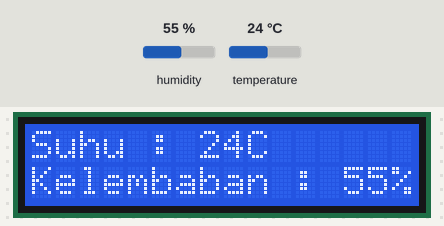
Recording of a sketch running on a simulated Arduino Uno, built with avr-gcc and run on an emulated ATmega328P. On the bench: 16×2 character LCD. The test bench sets the inputs (shaded band); at power-on: humidity 55 %, temperature 24 °C. What the sketch prints to the serial monitor is not drawn.

Above: at 1.2 s.
1.3 s: humidity set to 22 %
At 3.6 s:
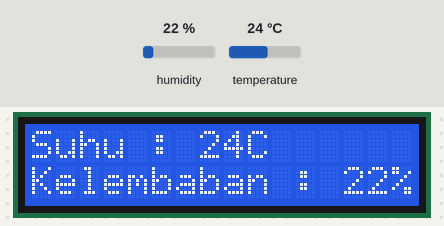
4.0 s: temperature set to 12 °C
At 4.5 s:
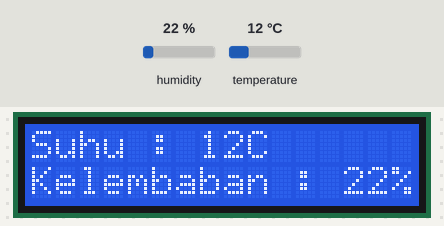
6.7 s: humidity set to 40 %
At 8.8 s:
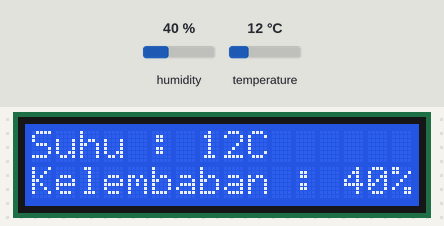
9.8 s: temperature set to 19 °C
At 11.0 s:
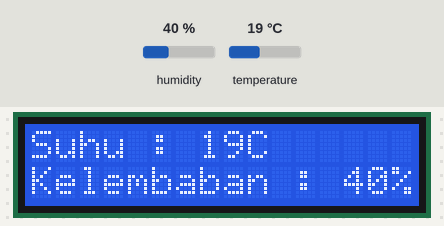
Timing chart, 0 to 12.8 s (numbered marks = the images above; inputs shaded):
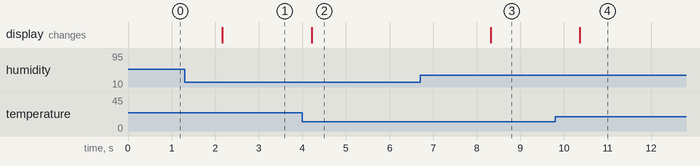

The sketch:

sensor_suhu.ino
```cpp
#include <dht.h>
#include <LiquidCrystal_I2C.h>
dht DHT11;
LiquidCrystal_I2C lcd(0x27,16,2);

const int pinDht = A0;

void setup() {
  lcd.init();
  lcd.clear();
  lcd.backlight();
  Serial.begin(9600);
}

void loop() {
  DHT11.read11(pinDht);
  String temp = String(DHT11.temperature,0);
  String hmd = String(DHT11.humidity,0);
  tampilLcd(temp,hmd);
  tampilSerial(temp,hmd);
  delay(2000);
}

void tampilLcd(String temp,String hmd) {
  lcd.setCursor(0,0);
  lcd.print("Suhu : " + temp + "C");
  lcd.setCursor(0,1);
  lcd.print("Kelembaban : " + hmd + "%");
}

void tampilSerial(String temp,String hmd) {
  Serial.println("Suhu : " + temp + "C");
  Serial.println("Kelembaban : " + hmd + "%");
  Serial.println("");
}
```

Measured:
- after the input at 1.3 s, the display: changes after 0.87 s (image 1)
- after the input at 4.0 s, the display: changes after 0.22 s (image 2)
- after the input at 6.7 s, the display: changes after 1.6 s (image 3)
- after the input at 9.8 s, the display: changes after 0.57 s (image 4)
